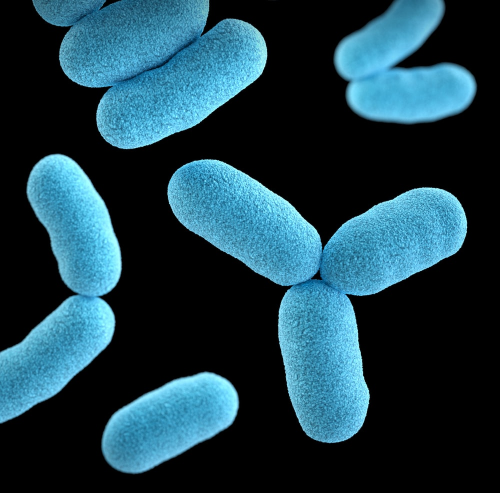
#> input picture bact.jpeg, 1000 x 985 px (shown at 1/2 size)
$ python loadImage.py
#> lines starting #> are read from the running program, lines starting #| are printed output that depends on the picture
import cv2
import numpy as np
image=cv2.imread('bact.jpeg')
#> image is the input picture: shape (985, 1000, 3); mean B, G, R 75.8, 62.8, 29.3
image=cv2.resize(image,(800,600))
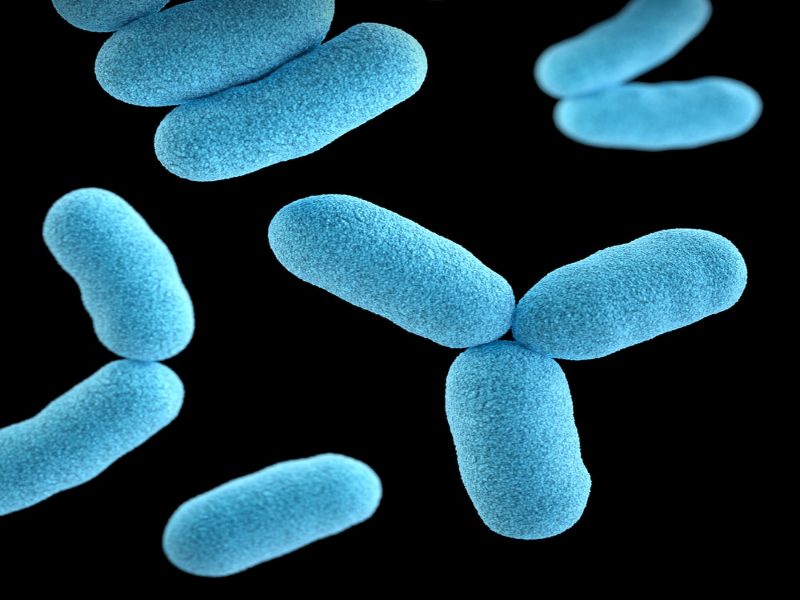
#> image: shape (600, 800, 3); mean B, G, R 75.7, 62.8, 29.3
gray_image=cv2.cvtColor(image,cv2.COLOR_BGR2GRAY)
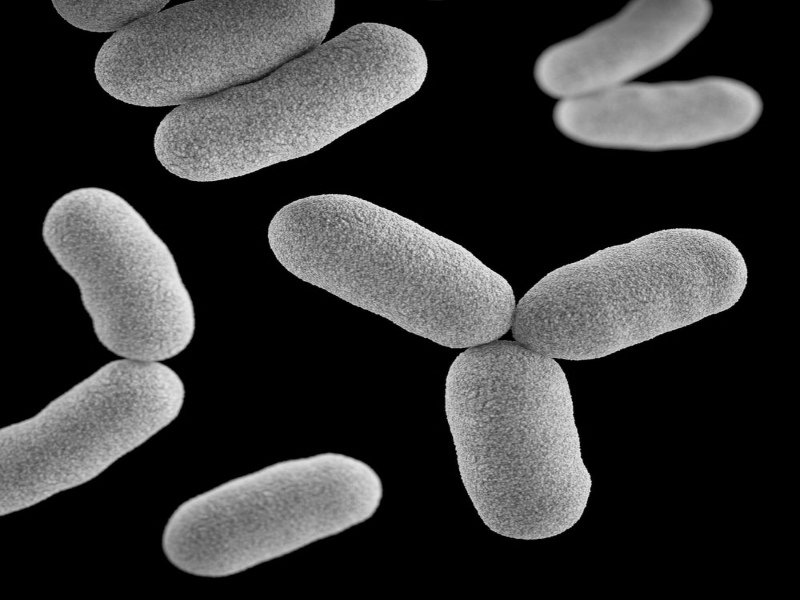
#> gray_image: shape (600, 800); min 0, max 237, mean 54.2
cv2.imshow('img2',gray_image)
#cv2.waitKey(0)
hist=cv2.calcHist([gray_image],[0],None,[255],[0,255])
#> hist = 255 values, max 278925 at index 0, min 0 at index 238, mean 1882.4
within=[]
for i in range(len(hist)):
    x,y=np.split(hist,[i])
    x1=np.sum(x)/(image.shape[0]*image.shape[1])
    y1=np.sum(y)/(image.shape[0]*image.shape[1])
    x2=np.sum([j*t for j,t in enumerate(x)]/np.sum(x))
    y2=np.sum([j*t for j,t in enumerate(y)]/np.sum(y))
    x3=np.sum([(j-x2)**2*t for j,t in enumerate(x)])/np.sum(x)
    x3 =np.nan_to_num(x3)
    y3=np.sum([(j-y2)**2*t for j,t in enumerate(y)])/np.sum(y)
    within.append(x1*x3+y1*y3)
#> this loop made 255 passes
#> (x1, y1, x2, y2, x3, y3) on passes 1, 12, 13: (0, 1, 0, 54.24, 0, 5139.2), (0.613, 0.387, 0.11, 129, 0.413, 1277.7), (0.613, 0.387, 0.115, 128.1, 0.465, 1266.8)
#> after the loop, within = 255 items, first 6: 5139.2, 1058.6, 720.7, 632.3, 584.7, 555.8
m=np.argmax(within)
#> m = 238
print(m)
#| 238
(thresh,Bin)=cv2.threshold(gray_image,m,255,cv2.THRESH_BINARY)
#> Bin: shape (600, 800); every value is 0
#> thresh = 238
cv2.imshow('binary',Bin)
cv2.waitKey(0)
